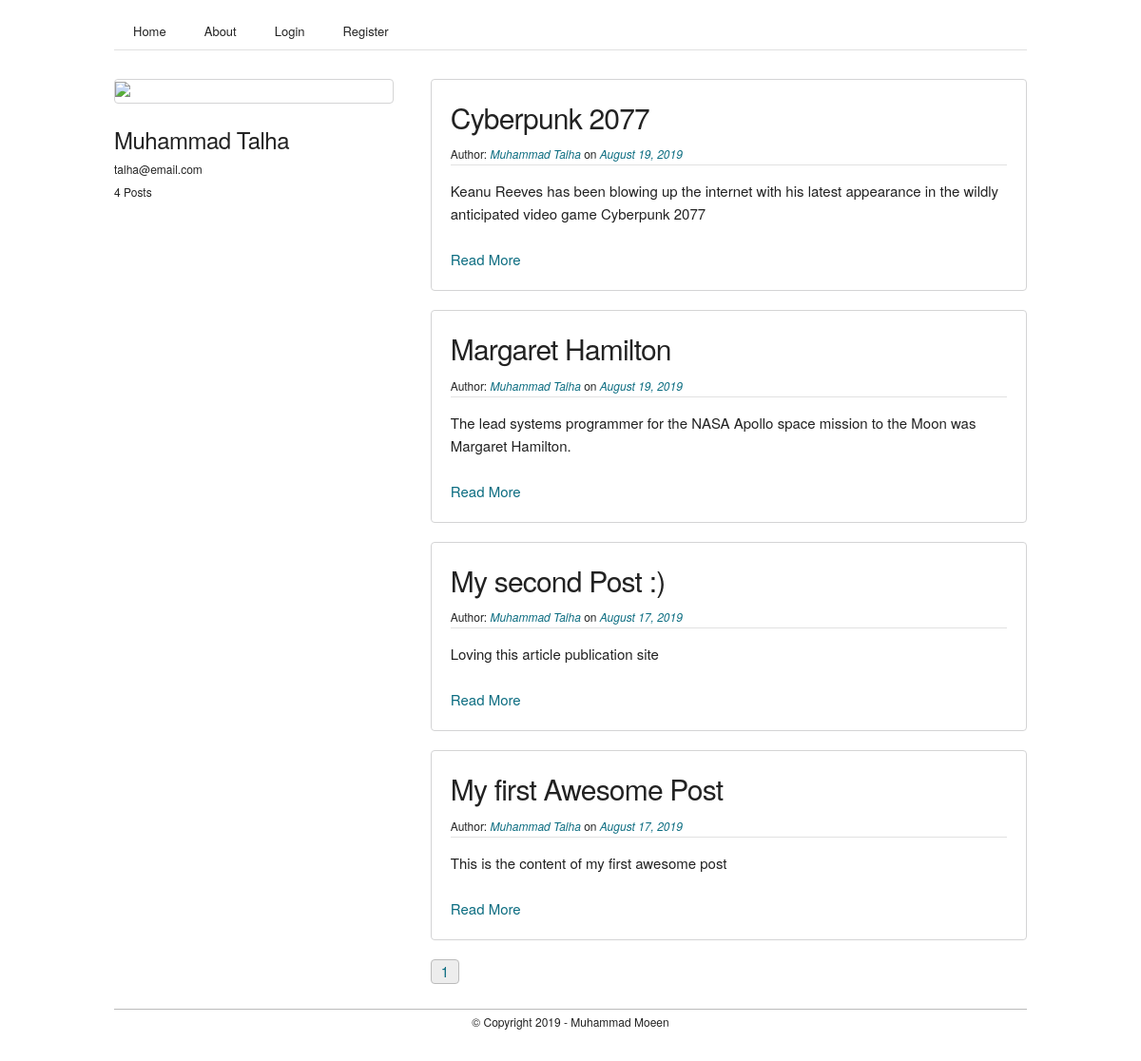
Screenshot of /profile/Muhammad Talha with the database file from the repository.
### flaskblog/models.py (models this page shows, shortened)
class User(db.Model, UserMixin):
    id = db.Column( db.Integer, primary_key = True )
    name = db.Column( db.String(20), unique = True, nullable = False )
    email = db.Column( db.String(120), unique = True, nullable = False )
    image_file = db.Column( db.String(20), nullable = False, default = 'avatar.png' )
    password = db.Column( db.String(60), nullable = False )
    posts = db.relationship('Post', backref = 'author', lazy = True )

class Post(db.Model):
    id = db.Column( db.Integer, primary_key = True )
    title = db.Column( db.String(200), nullable = False )
    date_posted = db.Column( db.DateTime, nullable = False, default = datetime.utcnow )
    content = db.Column( db.Text, nullable = False )
    user_id = db.Column( db.Integer, db.ForeignKey('user.id'), nullable = False )

### flaskblog/users/routes.py (the view)
@users.route('/profile/<string:username>')
def profile(username):
    user = User.query.filter_by(name=username).first_or_404()
    page_num = request.args.get('page', 1, type=int )
    posts = Post.query.filter_by( user_id=user.id ).order_by(Post.date_posted.desc()).paginate( page=page_num, per_page=5 )
    image_file = url_for('static', filename=f'profile_pictures/{user.image_file}')
    return render_template('profile.html', title='Profile', image_file=image_file , posts=posts, user=user)

### flaskblog/templates/profile.html
{% extends 'layout.html' %}
{% block content %}
	<section class="section profile">
		<div class="container">
			<div class="one-third column user_details">
				<div class="box profile_pic">
					<img src="{{ image_file }}" style="width:100%">
				</div>
				<div>
					<h5>{{ user.name }}</h5>
					<small>{{ user.email }}</small>
					<br>
					<small>{{ posts.total }} Posts</small>
				</div>
			</div>
			<div class="two-thirds column user_posts">
				{% for post in posts.items %}
					<div class="box">
						<h4>{{ post.title }}</h4>
						<small>Author: <i><a href="{{ url_for('users.profile', username=post.author.name) }}">{% if post.author == current_user %}You{% else %}{{ post.author.name }}{% endif %}</a></i> on <i><a href="#">{{ post.date_posted.strftime('%B %d, %Y') }}</a></i></small>
						<hr>
						<p>{{ post.content }}</p>
						<br>
						<a href="{{ url_for('posts.article', post_id=post.id) }}">Read More</a>
					</div>
				{% endfor %}
				<div class="pages">
					{% for page_num in posts.iter_pages( left_edge=1, right_edge=1, left_current=1, right_current=2) %}
						{% if page_num %}
							{% if posts.page == page_num %}
								<a class="active" href="{{ url_for('users.profile', username=user.name, page=page_num) }}">{{page_num}}</a>
							{% else %}
								<a href="{{ url_for('users.profile', username=user.name, page=page_num) }}">{{page_num}}</a>
							{% endif %}
						{% else %}
							<a href="#">..</a>
						{% endif %}
					{% endfor %}
				</div>
			</div>
		</div>
	</section>
{% endblock content %}

### flaskblog/static/css/skeleton.css (style rules this page uses)
.container { position: relative; width: 100%; max-width: 960px; margin: 0 auto; padding: 0 20px; box-sizing: border-box; }
.column, .columns { width: 100%; float: left; box-sizing: border-box; }
@media (min-width: 400px) { .container { width: 85%; padding: 0; } }
@media (min-width: 550px) { .container { width: 80%; } }
@media (min-width: 550px) { .column, .columns { margin-left: 4%; } }
@media (min-width: 550px) { .column:first-child, .columns:first-child { margin-left: 0; } }
@media (min-width: 550px) { .one-third.column { width: 30.6666666667%; } }
@media (min-width: 550px) { .two-thirds.column { width: 65.3333333333%; } }
html { font-size: 62.5%; }
body { font-size: 1.5em; line-height: 1.6; font-weight: 400; font-family: "Raleway", "HelveticaNeue", "Helvetica Neue", Helvetica, Arial, sans-serif; color: #222; }
h1, h2, h3, h4, h5, h6 { margin-top: 0; margin-bottom: 2rem; font-weight: 300; }
h4 { font-size: 2.4rem; line-height: 1.35; letter-spacing: -.08rem; }
h5 { font-size: 1.8rem; line-height: 1.5; letter-spacing: -.05rem; }
@media (min-width: 550px) { h4 { font-size: 3.0rem; } }
@media (min-width: 550px) { h5 { font-size: 2.4rem; } }
p { margin-top: 0; }
a { color: #1EAEDB; }
pre, blockquote, dl, figure, table, p, ul, ol, form { margin-bottom: 2.5rem; }
hr { margin-top: 3rem; margin-bottom: 3.5rem; border-width: 0; border-top: 1px solid #E1E1E1; }
.container:after, .row:after, .u-cf { content: ""; display: table; clear: both; }

### flaskblog/static/css/skeleton-extended.css (style rules this page uses)
.section { margin: 1rem 0rem; }
h1, h2, h3, h4, h5, h6 { margin-bottom: 0.5rem; }
p { margin-top: 1.5rem; margin-bottom: 0rem; }
hr { margin: 1rem 0rem; }
a { text-decoration: none; color: #0c6d81; }
.pages { display: inline-block; border: solid 1px #bbb; border-radius: 4px; overflow: hidden; font-size: 0px; }
.pages a { font-size: 1.5rem; display: inline-block; border-radius: 0px; padding: 0 1rem; }
.pages .active { background: rgba(0,0,0,0.07); }
.box { padding: 2rem; margin: 2rem 0rem; border-radius: 4px; border: 1px solid #d4d4d5; }
.box hr { margin: 0rem; padding: 0rem; }

### flaskblog/static/css/custom.css (style rules this page uses)
.profile .user_details { text-align: left; }
.profile .user_details h5 { margin-bottom: 0rem; }
.profile .profile_pic { padding: 0px; overflow: hidden; }
.profile .profile_pic img { margin-bottom: 0rem; }

### rows the page displays
User: name "Muhammad Talha", email "talha@email.com"
Post: title "Cyberpunk 2077", author.name "Muhammad Talha", date_posted "August 19, 2019", content "Keanu Reeves has been blowing up the internet with his latest appearance in the wildly anticipated video game Cyberpunk 2077"
Post: title "Margaret Hamilton", author.name "Muhammad Talha", date_posted "August 19, 2019", content "The lead systems programmer for the NASA Apollo space mission to the Moon was Margaret Hamilton."
Post: title "My second Post :)", author.name "Muhammad Talha", date_posted "August 17, 2019", content "Loving this article publication site"
Post: title "My first Awesome Post", author.name "Muhammad Talha", date_posted "August 17, 2019", content "This is the content of my first awesome post"

### other values shown
{{ posts.total }} "4"
{{ page_num }} "1"
